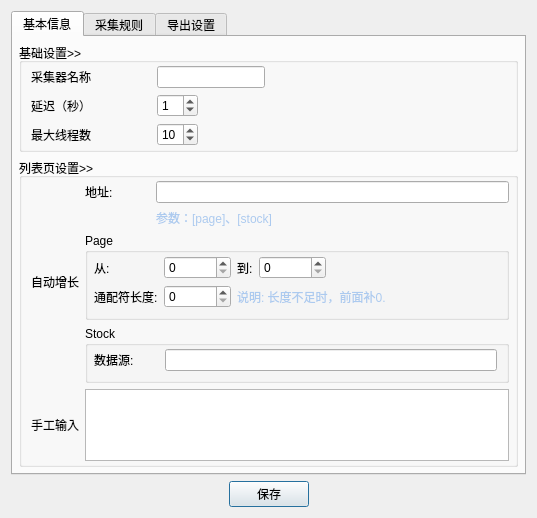
<?xml version="1.0" encoding="UTF-8"?>
<ui version="4.0">
 <class>RobotDialog</class>
 <widget class="QDialog" name="RobotDialog">
  <property name="geometry">
   <rect>
    <x>0</x>
    <y>0</y>
    <width>537</width>
    <height>465</height>
   </rect>
  </property>
  <property name="windowTitle">
   <string>Dialog</string>
  </property>
  <layout class="QVBoxLayout" name="verticalLayout">
   <item>
    <widget class="QTabWidget" name="tabWidget">
     <property name="autoFillBackground">
      <bool>true</bool>
     </property>
     <property name="currentIndex">
      <number>0</number>
     </property>
     <widget class="QWidget" name="tab_4">
      <attribute name="title">
       <string>基本信息</string>
      </attribute>
      <layout class="QVBoxLayout" name="verticalLayout_7">
       <property name="margin">
        <number>6</number>
       </property>
       <item>
        <widget class="QGroupBox" name="groupBox_6">
         <property name="sizePolicy">
          <sizepolicy hsizetype="Preferred" vsizetype="Maximum">
           <horstretch>0</horstretch>
           <verstretch>0</verstretch>
          </sizepolicy>
         </property>
         <property name="styleSheet">
          <string notr="true"/>
         </property>
         <property name="title">
          <string>基础设置&gt;&gt;</string>
         </property>
         <property name="flat">
          <bool>true</bool>
         </property>
         <property name="checkable">
          <bool>false</bool>
         </property>
         <layout class="QHBoxLayout" name="horizontalLayout_6">
          <property name="leftMargin">
           <number>9</number>
          </property>
          <property name="topMargin">
           <number>3</number>
          </property>
          <property name="rightMargin">
           <number>6</number>
          </property>
          <property name="bottomMargin">
           <number>3</number>
          </property>
          <item>
           <layout class="QFormLayout" name="formLayout_4">
            <item row="0" column="0">
             <widget class="QLabel" name="label_11">
              <property name="sizePolicy">
               <sizepolicy hsizetype="Maximum" vsizetype="Preferred">
                <horstretch>0</horstretch>
                <verstretch>0</verstretch>
               </sizepolicy>
              </property>
              <property name="minimumSize">
               <size>
                <width>120</width>
                <height>0</height>
               </size>
              </property>
              <property name="maximumSize">
               <size>
                <width>120</width>
                <height>16777215</height>
               </size>
              </property>
              <property name="text">
               <string>采集器名称</string>
              </property>
             </widget>
            </item>
            <item row="1" column="0">
             <widget class="QLabel" name="label_12">
              <property name="sizePolicy">
               <sizepolicy hsizetype="Preferred" vsizetype="Preferred">
                <horstretch>0</horstretch>
                <verstretch>0</verstretch>
               </sizepolicy>
              </property>
              <property name="text">
               <string>延迟（秒）</string>
              </property>
             </widget>
            </item>
            <item row="2" column="0">
             <widget class="QLabel" name="label_13">
              <property name="text">
               <string>最大线程数</string>
              </property>
             </widget>
            </item>
            <item row="0" column="1">
             <widget class="QLineEdit" name="robotname">
              <property name="sizePolicy">
               <sizepolicy hsizetype="Fixed" vsizetype="Fixed">
                <horstretch>0</horstretch>
                <verstretch>0</verstretch>
               </sizepolicy>
              </property>
             </widget>
            </item>
            <item row="1" column="1">
             <widget class="QSpinBox" name="speed">
              <property name="sizePolicy">
               <sizepolicy hsizetype="Fixed" vsizetype="Fixed">
                <horstretch>0</horstretch>
                <verstretch>0</verstretch>
               </sizepolicy>
              </property>
              <property name="maximum">
               <number>99</number>
              </property>
              <property name="value">
               <number>1</number>
              </property>
             </widget>
            </item>
            <item row="2" column="1">
             <widget class="QSpinBox" name="threads">
              <property name="sizePolicy">
               <sizepolicy hsizetype="Fixed" vsizetype="Fixed">
                <horstretch>0</horstretch>
                <verstretch>0</verstretch>
               </sizepolicy>
              </property>
              <property name="minimum">
               <number>1</number>
              </property>
              <property name="value">
               <number>10</number>
              </property>
             </widget>
            </item>
           </layout>
          </item>
         </layout>
        </widget>
       </item>
       <item>
        <widget class="QGroupBox" name="groupBox_8">
         <property name="sizePolicy">
          <sizepolicy hsizetype="Preferred" vsizetype="Preferred">
           <horstretch>0</horstretch>
           <verstretch>0</verstretch>
          </sizepolicy>
         </property>
         <property name="styleSheet">
          <string notr="true"/>
         </property>
         <property name="title">
          <string>列表页设置&gt;&gt;</string>
         </property>
         <property name="flat">
          <bool>true</bool>
         </property>
         <layout class="QHBoxLayout" name="horizontalLayout_8">
          <property name="leftMargin">
           <number>9</number>
          </property>
          <property name="topMargin">
           <number>3</number>
          </property>
          <property name="rightMargin">
           <number>6</number>
          </property>
          <property name="bottomMargin">
           <number>3</number>
          </property>
          <item>
           <layout class="QGridLayout" name="gridLayout_6">
            <item row="0" column="0" rowspan="3">
             <widget class="QLabel" name="label_30">
              <property name="text">
               <string>自动增长</string>
              </property>
             </widget>
            </item>
            <item row="0" column="1">
             <layout class="QGridLayout" name="gridLayout_7">
              <item row="0" column="0">
               <widget class="QLabel" name="label_31">
                <property name="sizePolicy">
                 <sizepolicy hsizetype="Maximum" vsizetype="Preferred">
                  <horstretch>0</horstretch>
                  <verstretch>0</verstretch>
                 </sizepolicy>
                </property>
                <property name="minimumSize">
                 <size>
                  <width>65</width>
                  <height>0</height>
                 </size>
                </property>
                <property name="maximumSize">
                 <size>
                  <width>65</width>
                  <height>16777215</height>
                 </size>
                </property>
                <property name="text">
                 <string>地址:</string>
                </property>
                <property name="alignment">
                 <set>Qt::AlignLeading|Qt::AlignLeft|Qt::AlignVCenter</set>
                </property>
               </widget>
              </item>
              <item row="0" column="1" colspan="2">
               <widget class="QLineEdit" name="autourl">
                <property name="sizePolicy">
                 <sizepolicy hsizetype="Minimum" vsizetype="Fixed">
                  <horstretch>0</horstretch>
                  <verstretch>0</verstretch>
                 </sizepolicy>
                </property>
                <property name="mouseTracking">
                 <bool>true</bool>
                </property>
                <property name="acceptDrops">
                 <bool>true</bool>
                </property>
               </widget>
              </item>
              <item row="1" column="1" colspan="2">
               <widget class="QLabel" name="label">
                <property name="cursor">
                 <cursorShape>IBeamCursor</cursorShape>
                </property>
                <property name="styleSheet">
                 <string notr="true">color: rgb(172, 202, 239);</string>
                </property>
                <property name="text">
                 <string>参数：[page]、[stock]</string>
                </property>
                <property name="textInteractionFlags">
                 <set>Qt::LinksAccessibleByMouse|Qt::TextSelectableByMouse</set>
                </property>
               </widget>
              </item>
             </layout>
            </item>
            <item row="3" column="0">
             <widget class="QLabel" name="label_36">
              <property name="text">
               <string>手工输入</string>
              </property>
             </widget>
            </item>
            <item row="3" column="1">
             <widget class="QPlainTextEdit" name="manualurl">
              <property name="sizePolicy">
               <sizepolicy hsizetype="Expanding" vsizetype="Expanding">
                <horstretch>0</horstretch>
                <verstretch>0</verstretch>
               </sizepolicy>
              </property>
             </widget>
            </item>
            <item row="1" column="1">
             <widget class="QGroupBox" name="groupBox_2">
              <property name="title">
               <string>Page</string>
              </property>
              <layout class="QVBoxLayout" name="verticalLayout_2">
               <property name="leftMargin">
                <number>6</number>
               </property>
               <property name="topMargin">
                <number>3</number>
               </property>
               <item>
                <layout class="QGridLayout" name="gridLayout_10">
                 <item row="0" column="2">
                  <widget class="QLabel" name="label_46">
                   <property name="sizePolicy">
                    <sizepolicy hsizetype="Fixed" vsizetype="Preferred">
                     <horstretch>0</horstretch>
                     <verstretch>0</verstretch>
                    </sizepolicy>
                   </property>
                   <property name="text">
                    <string>到:</string>
                   </property>
                  </widget>
                 </item>
                 <item row="1" column="0">
                  <widget class="QLabel" name="label_47">
                   <property name="sizePolicy">
                    <sizepolicy hsizetype="Preferred" vsizetype="Preferred">
                     <horstretch>0</horstretch>
                     <verstretch>0</verstretch>
                    </sizepolicy>
                   </property>
                   <property name="text">
                    <string>通配符长度:</string>
                   </property>
                  </widget>
                 </item>
                 <item row="1" column="2" colspan="3">
                  <widget class="QLabel" name="label_48">
                   <property name="styleSheet">
                    <string notr="true">color: rgb(172, 202, 239);</string>
                   </property>
                   <property name="text">
                    <string>说明: 长度不足时，前面补0.</string>
                   </property>
                  </widget>
                 </item>
                 <item row="0" column="0">
                  <widget class="QLabel" name="label_49">
                   <property name="sizePolicy">
                    <sizepolicy hsizetype="Maximum" vsizetype="Preferred">
                     <horstretch>0</horstretch>
                     <verstretch>0</verstretch>
                    </sizepolicy>
                   </property>
                   <property name="text">
                    <string>从:</string>
                   </property>
                  </widget>
                 </item>
                 <item row="0" column="1">
                  <widget class="QSpinBox" name="listpagestart">
                   <property name="sizePolicy">
                    <sizepolicy hsizetype="Maximum" vsizetype="Fixed">
                     <horstretch>0</horstretch>
                     <verstretch>0</verstretch>
                    </sizepolicy>
                   </property>
                   <property name="maximum">
                    <number>999999</number>
                   </property>
                  </widget>
                 </item>
                 <item row="0" column="3">
                  <widget class="QSpinBox" name="listpageend">
                   <property name="sizePolicy">
                    <sizepolicy hsizetype="Maximum" vsizetype="Fixed">
                     <horstretch>0</horstretch>
                     <verstretch>0</verstretch>
                    </sizepolicy>
                   </property>
                   <property name="maximum">
                    <number>999999</number>
                   </property>
                  </widget>
                 </item>
                 <item row="1" column="1">
                  <widget class="QSpinBox" name="wildcardlen">
                   <property name="maximum">
                    <number>9</number>
                   </property>
                  </widget>
                 </item>
                </layout>
               </item>
              </layout>
             </widget>
            </item>
            <item row="2" column="1">
             <widget class="QGroupBox" name="groupBox_3">
              <property name="title">
               <string>Stock</string>
              </property>
              <layout class="QVBoxLayout" name="verticalLayout_4">
               <property name="leftMargin">
                <number>6</number>
               </property>
               <property name="topMargin">
                <number>3</number>
               </property>
               <item>
                <layout class="QGridLayout" name="gridLayout_11">
                 <item row="0" column="0">
                  <widget class="QLabel" name="label_50">
                   <property name="sizePolicy">
                    <sizepolicy hsizetype="Maximum" vsizetype="Preferred">
                     <horstretch>0</horstretch>
                     <verstretch>0</verstretch>
                    </sizepolicy>
                   </property>
                   <property name="minimumSize">
                    <size>
                     <width>65</width>
                     <height>0</height>
                    </size>
                   </property>
                   <property name="maximumSize">
                    <size>
                     <width>65</width>
                     <height>16777215</height>
                    </size>
                   </property>
                   <property name="text">
                    <string>数据源:</string>
                   </property>
                   <property name="alignment">
                    <set>Qt::AlignLeading|Qt::AlignLeft|Qt::AlignVCenter</set>
                   </property>
                  </widget>
                 </item>
                 <item row="0" column="1" colspan="2">
                  <widget class="QLineEdit" name="stockdata">
                   <property name="sizePolicy">
                    <sizepolicy hsizetype="Minimum" vsizetype="Fixed">
                     <horstretch>0</horstretch>
                     <verstretch>0</verstretch>
                    </sizepolicy>
                   </property>
                   <property name="mouseTracking">
                    <bool>true</bool>
                   </property>
                   <property name="acceptDrops">
                    <bool>true</bool>
                   </property>
                  </widget>
                 </item>
                </layout>
               </item>
              </layout>
             </widget>
            </item>
           </layout>
          </item>
         </layout>
        </widget>
       </item>
      </layout>
     </widget>
     <widget class="QWidget" name="tab_5">
      <attribute name="title">
       <string>采集规则</string>
      </attribute>
      <layout class="QVBoxLayout" name="verticalLayout_8">
       <property name="margin">
        <number>6</number>
       </property>
       <item>
        <widget class="QGroupBox" name="groupBox_9">
         <property name="sizePolicy">
          <sizepolicy hsizetype="Preferred" vsizetype="Preferred">
           <horstretch>0</horstretch>
           <verstretch>0</verstretch>
          </sizepolicy>
         </property>
         <property name="styleSheet">
          <string notr="true"/>
         </property>
         <property name="title">
          <string>采集设置&gt;&gt;</string>
         </property>
         <property name="flat">
          <bool>true</bool>
         </property>
         <property name="checkable">
          <bool>false</bool>
         </property>
         <layout class="QHBoxLayout" name="horizontalLayout_9">
          <property name="leftMargin">
           <number>9</number>
          </property>
          <property name="topMargin">
           <number>3</number>
          </property>
          <property name="rightMargin">
           <number>6</number>
          </property>
          <property name="bottomMargin">
           <number>3</number>
          </property>
          <item>
           <layout class="QGridLayout" name="gridLayout_8">
            <item row="0" column="0">
             <widget class="QLabel" name="label_37">
              <property name="text">
               <string>采集页面编码</string>
              </property>
             </widget>
            </item>
            <item row="0" column="1">
             <widget class="QLineEdit" name="encode">
              <property name="sizePolicy">
               <sizepolicy hsizetype="Maximum" vsizetype="Fixed">
                <horstretch>0</horstretch>
                <verstretch>0</verstretch>
               </sizepolicy>
              </property>
              <property name="maximumSize">
               <size>
                <width>45</width>
                <height>16777215</height>
               </size>
              </property>
             </widget>
            </item>
            <item row="1" column="0">
             <widget class="QLabel" name="label_38">
              <property name="text">
               <string>列表区域识别规则&lt;br/&gt;&lt;font color='#ACCAEF'&gt;截取的地方加上：&lt;br/&gt;[list]&lt;/font&gt;</string>
              </property>
              <property name="textFormat">
               <enum>Qt::RichText</enum>
              </property>
             </widget>
            </item>
            <item row="1" column="1">
             <widget class="QPlainTextEdit" name="subjecturlrule"/>
            </item>
            <item row="2" column="0">
             <widget class="QLabel" name="label_39">
              <property name="text">
               <string>文章链接URL识别规则&lt;br/&gt;&lt;font color='#ACCAEF'&gt;截取的地方加上：&lt;br/&gt;[url]、[title]&lt;/font&gt;</string>
              </property>
              <property name="textFormat">
               <enum>Qt::RichText</enum>
              </property>
             </widget>
            </item>
            <item row="2" column="1">
             <widget class="QPlainTextEdit" name="subjecturllinkrule"/>
            </item>
            <item row="3" column="0">
             <widget class="QLabel" name="label_40">
              <property name="text">
               <string>文章标题识别规则&lt;br/&gt;&lt;font color='#ACCAEF'&gt;截取的地方加上：&lt;br/&gt;[title]&lt;/font&gt;</string>
              </property>
              <property name="textFormat">
               <enum>Qt::RichText</enum>
              </property>
             </widget>
            </item>
            <item row="3" column="1">
             <widget class="QPlainTextEdit" name="subjectrule"/>
            </item>
            <item row="4" column="0">
             <widget class="QLabel" name="label_41">
              <property name="text">
               <string>文章内容识别规则&lt;br/&gt;&lt;font color='#ACCAEF'&gt;截取的地方加上：&lt;br/&gt;[message]&lt;/font&gt;</string>
              </property>
              <property name="textFormat">
               <enum>Qt::RichText</enum>
              </property>
             </widget>
            </item>
            <item row="4" column="1">
             <widget class="QPlainTextEdit" name="messagerule"/>
            </item>
            <item row="5" column="1">
             <layout class="QGridLayout" name="gridLayout_9">
              <item row="0" column="0">
               <widget class="QCheckBox" name="reverseorder">
                <property name="sizePolicy">
                 <sizepolicy hsizetype="Fixed" vsizetype="Fixed">
                  <horstretch>0</horstretch>
                  <verstretch>0</verstretch>
                 </sizepolicy>
                </property>
                <property name="text">
                 <string>倒序采集</string>
                </property>
               </widget>
              </item>
              <item row="0" column="1">
               <widget class="QCheckBox" name="onlylinks">
                <property name="sizePolicy">
                 <sizepolicy hsizetype="Fixed" vsizetype="Fixed">
                  <horstretch>0</horstretch>
                  <verstretch>0</verstretch>
                 </sizepolicy>
                </property>
                <property name="text">
                 <string>不采集内容</string>
                </property>
               </widget>
              </item>
              <item row="0" column="2">
               <widget class="QCheckBox" name="downloadmode">
                <property name="sizePolicy">
                 <sizepolicy hsizetype="Fixed" vsizetype="Fixed">
                  <horstretch>0</horstretch>
                  <verstretch>0</verstretch>
                 </sizepolicy>
                </property>
                <property name="text">
                 <string>下载模式</string>
                </property>
               </widget>
              </item>
              <item row="0" column="3">
               <widget class="QLineEdit" name="extension">
                <property name="sizePolicy">
                 <sizepolicy hsizetype="Maximum" vsizetype="Fixed">
                  <horstretch>0</horstretch>
                  <verstretch>0</verstretch>
                 </sizepolicy>
                </property>
                <property name="minimumSize">
                 <size>
                  <width>0</width>
                  <height>0</height>
                 </size>
                </property>
                <property name="maximumSize">
                 <size>
                  <width>45</width>
                  <height>16777215</height>
                 </size>
                </property>
                <property name="toolTip">
                 <string>文件后缀，仅下载模式有效</string>
                </property>
                <property name="text">
                 <string/>
                </property>
                <property name="maxLength">
                 <number>10</number>
                </property>
               </widget>
              </item>
              <item row="0" column="4">
               <widget class="QLabel" name="label_42">
                <property name="styleSheet">
                 <string notr="true">color: rgb(172, 202, 239);</string>
                </property>
                <property name="text">
                 <string>修改文件后缀</string>
                </property>
               </widget>
              </item>
             </layout>
            </item>
            <item row="5" column="0">
             <widget class="QLabel" name="label_43">
              <property name="text">
               <string>其它设置</string>
              </property>
             </widget>
            </item>
           </layout>
          </item>
         </layout>
        </widget>
       </item>
      </layout>
     </widget>
     <widget class="QWidget" name="tab_6">
      <attribute name="title">
       <string>导出设置</string>
      </attribute>
      <layout class="QVBoxLayout" name="verticalLayout_3">
       <property name="margin">
        <number>6</number>
       </property>
       <item>
        <widget class="QGroupBox" name="groupBox_10">
         <property name="sizePolicy">
          <sizepolicy hsizetype="Preferred" vsizetype="Preferred">
           <horstretch>0</horstretch>
           <verstretch>0</verstretch>
          </sizepolicy>
         </property>
         <property name="styleSheet">
          <string notr="true"/>
         </property>
         <property name="title">
          <string>执行SQL语句&gt;&gt;</string>
         </property>
         <property name="flat">
          <bool>true</bool>
         </property>
         <property name="checkable">
          <bool>false</bool>
         </property>
         <layout class="QHBoxLayout" name="horizontalLayout_10">
          <property name="leftMargin">
           <number>9</number>
          </property>
          <property name="topMargin">
           <number>3</number>
          </property>
          <property name="rightMargin">
           <number>6</number>
          </property>
          <property name="bottomMargin">
           <number>3</number>
          </property>
          <item>
           <widget class="QPlainTextEdit" name="importSQL">
            <property name="sizePolicy">
             <sizepolicy hsizetype="Expanding" vsizetype="Expanding">
              <horstretch>0</horstretch>
              <verstretch>0</verstretch>
             </sizepolicy>
            </property>
           </widget>
          </item>
         </layout>
        </widget>
       </item>
       <item>
        <widget class="QLabel" name="label_44">
         <property name="sizePolicy">
          <sizepolicy hsizetype="Preferred" vsizetype="Preferred">
           <horstretch>0</horstretch>
           <verstretch>0</verstretch>
          </sizepolicy>
         </property>
         <property name="cursor">
          <cursorShape>ArrowCursor</cursorShape>
         </property>
         <property name="text">
          <string>&lt;!DOCTYPE HTML PUBLIC &quot;-//W3C//DTD HTML 4.0//EN&quot; &quot;http://www.w3.org/TR/REC-html40/strict.dtd&quot;&gt;
&lt;html&gt;&lt;head&gt;&lt;meta name=&quot;qrichtext&quot; content=&quot;1&quot; /&gt;&lt;style type=&quot;text/css&quot;&gt;
p, li { white-space: pre-wrap; }
&lt;/style&gt;&lt;/head&gt;&lt;body style=&quot; font-family:'SimSun'; font-size:9pt; font-weight:400; font-style:normal;&quot;&gt;
&lt;p style=&quot; margin-top:0px; margin-bottom:0px; margin-left:0px; margin-right:0px; -qt-block-indent:0; text-indent:0px;&quot;&gt;&lt;span style=&quot; color:#accaef;&quot;&gt;注：采集完成后执行设置的SQL语句保存到数据库&lt;br /&gt;数据：&lt;/span&gt;&lt;span style=&quot; font-style:italic; color:#accaef;&quot;&gt;[taskid], [robotid], [key], [url], [title], [content], [runtime]&lt;/span&gt;&lt;/p&gt;&lt;/body&gt;&lt;/html&gt;</string>
         </property>
         <property name="textFormat">
          <enum>Qt::RichText</enum>
         </property>
         <property name="wordWrap">
          <bool>true</bool>
         </property>
         <property name="textInteractionFlags">
          <set>Qt::LinksAccessibleByMouse|Qt::TextSelectableByMouse</set>
         </property>
        </widget>
       </item>
      </layout>
     </widget>
    </widget>
   </item>
   <item>
    <layout class="QHBoxLayout" name="horizontalLayout_11">
     <item>
      <spacer name="horizontalSpacer">
       <property name="orientation">
        <enum>Qt::Horizontal</enum>
       </property>
       <property name="sizeHint" stdset="0">
        <size>
         <width>40</width>
         <height>20</height>
        </size>
       </property>
      </spacer>
     </item>
     <item>
      <widget class="QPushButton" name="robotSave">
       <property name="sizePolicy">
        <sizepolicy hsizetype="Maximum" vsizetype="Fixed">
         <horstretch>0</horstretch>
         <verstretch>0</verstretch>
        </sizepolicy>
       </property>
       <property name="text">
        <string>保存</string>
       </property>
      </widget>
     </item>
     <item>
      <spacer name="horizontalSpacer_2">
       <property name="orientation">
        <enum>Qt::Horizontal</enum>
       </property>
       <property name="sizeHint" stdset="0">
        <size>
         <width>40</width>
         <height>20</height>
        </size>
       </property>
      </spacer>
     </item>
    </layout>
   </item>
  </layout>
 </widget>
 <resources/>
 <connections/>
</ui>
